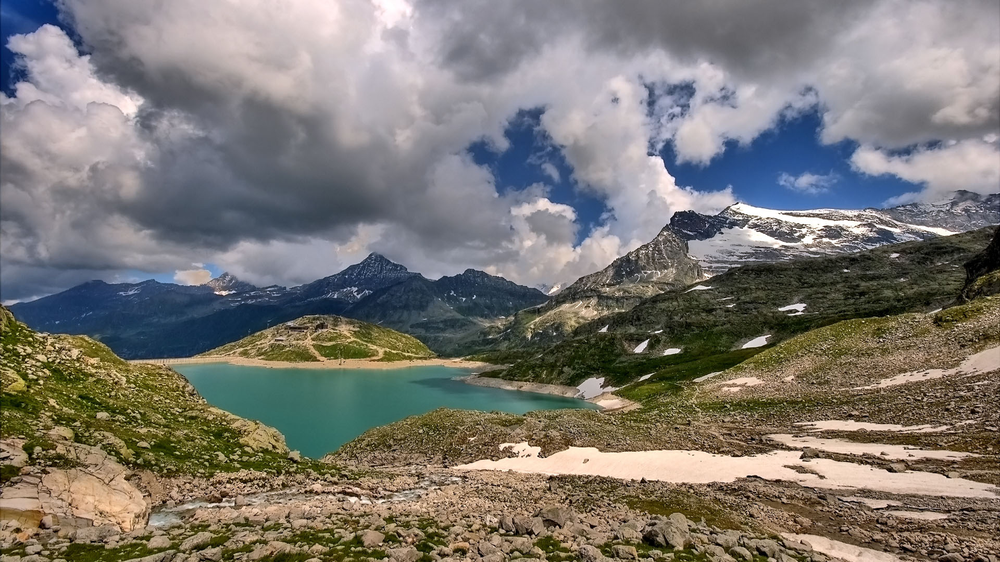
#> input picture 109-向伟-成都/作业/scenery.png, 1000 x 562 px, shrunk from 1920 x 1080 before the run
$ python cvtColor.py
#> lines starting #> are read from the running program, lines starting #| are printed output that depends on the picture; after the words box and inside, x2 and y2 are one past the last pixel; in counts of white or black regions, pixels touching at a corner belong together
import  cv2
import numpy as np
img=cv2.imread("scenery.png")#读取彩色图像
#> img is the input picture: shape (562, 1000, 3); mean B, G, R 114.3, 119.8, 123.4
gray_img = cv2.cvtColor(img, cv2.COLOR_BGR2GRAY)#彩色图转为灰度图
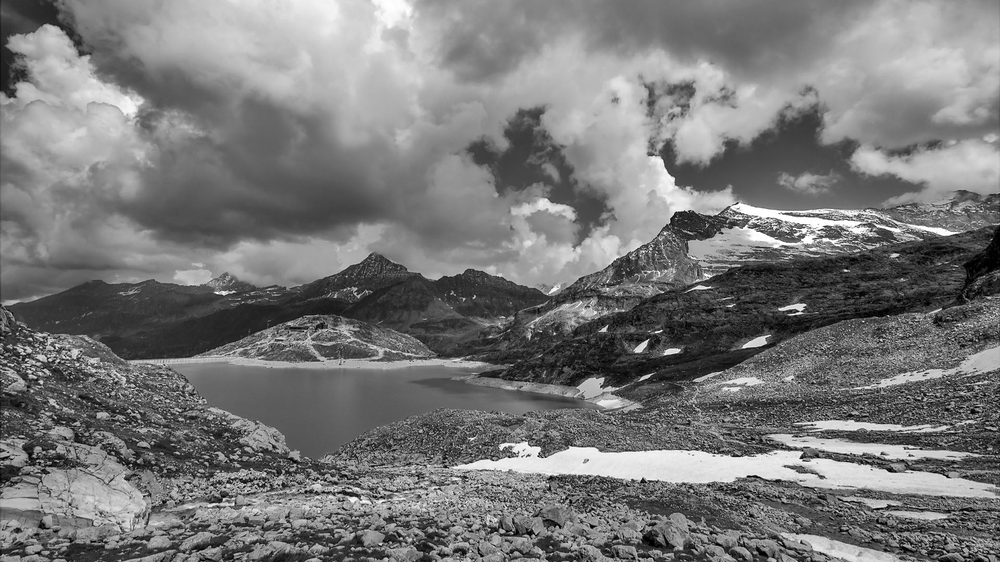
#> gray_img: shape (562, 1000); min 0, max 255, mean 120.2
#显示灰度图
cv2.imshow('Image',gray_img)
cv2.waitKey(0)
# print(img)
#二值化
binary_img = np.where(gray_img >= 128, 255, 0)
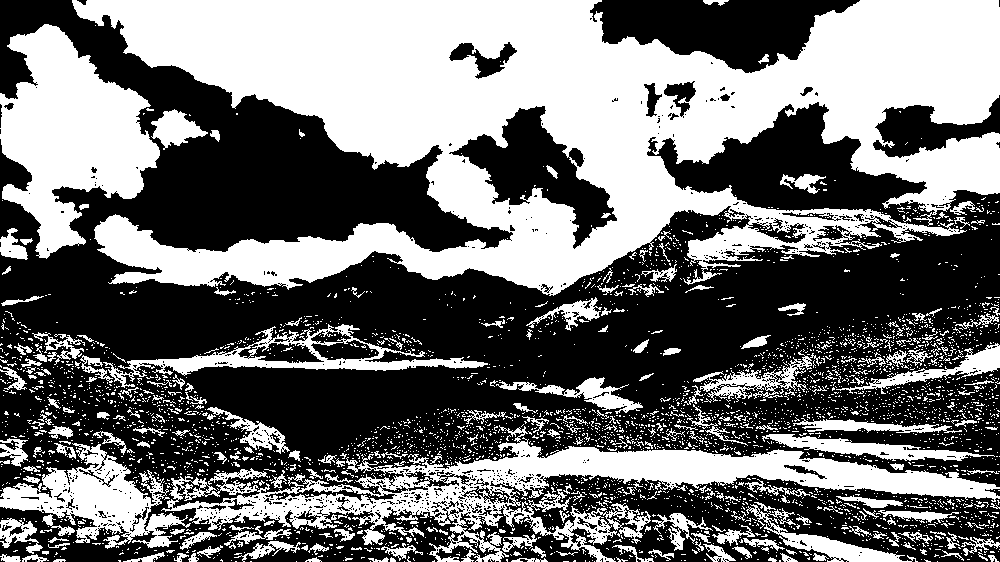
#> binary_img: shape (562, 1000) int64; 44.6% white; 3878 white regions (3605 under 20 px), largest, box (x1, y1, x2, y2) and area: (72, 0, 1000, 296) 144559, (161, 425, 1000, 562) 28703, (0, 24, 160, 259) 20497
cv2.imshow('Binary Image',binary_img.astype(np.uint8))
#
cv2.waitKey(0)
